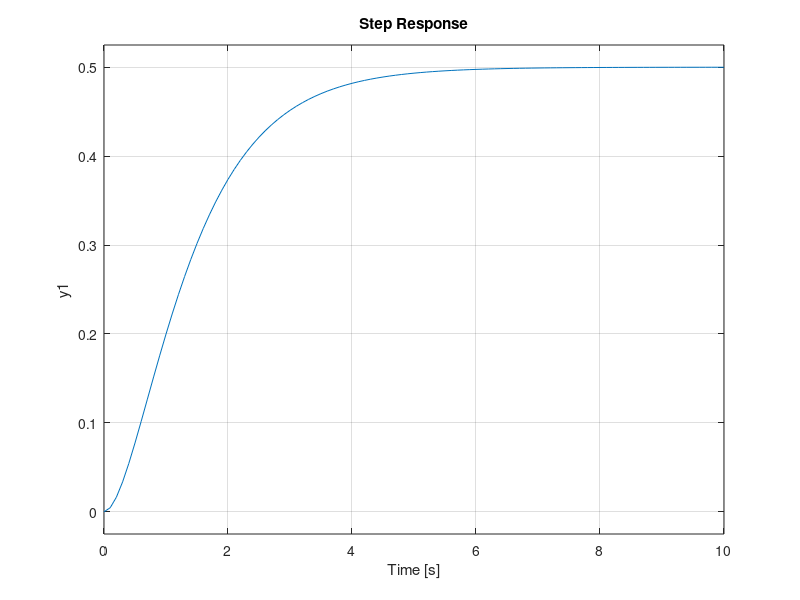
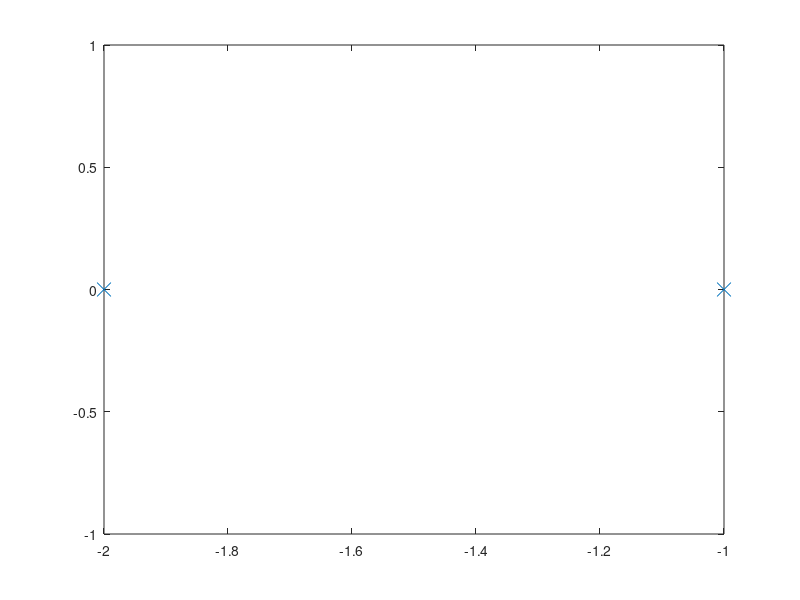
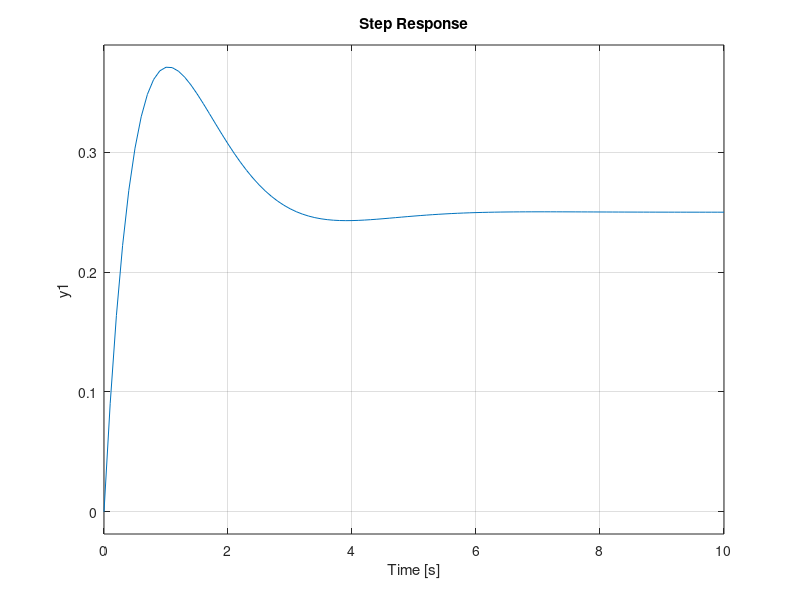
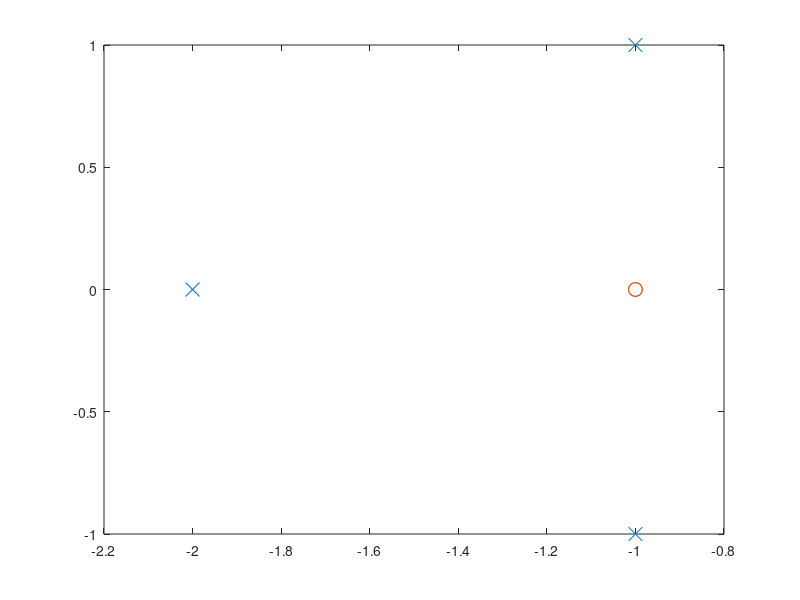

The MATLAB script that drew these images, in order:
clear all;clc;
close all;

pkg load control
num_2 = 1; %numerator
den_2 = [1, 3 , 2]; %denominator
G_2 = tf(num_2,den_2)
figure(1)
step(G_2, 10)
%By default, step chooses an end time that shows the steady state that the response is trending toward.
%This system has fast transients, however, which are obscured on this time scale.
%To get a closer look at the transient response, limit the step plot to t = 1 s.

%hold on
%fh = @(x) 5 - 5*exp(-200*x);
%fplot (fh, [0, 0.05]);
%hold off


Poles_2 = roots(den_2)
Zeros_2 = roots(num_2)

Pole_Real_2  = real(Poles_2)
Pole_Imag_2  = imag(Poles_2)
Zero_Real_2  = real(Zeros_2)
Zero_Imag_2  = imag(Zeros_2)

figure(2)
plot(Pole_Real_2, Pole_Imag_2, 'x', "markersize", 10)
hold on
plot(Zero_Real_2, Zero_Imag_2, 'o', "markersize", 10)
hold off

num_3 = [1 2 1]; %numerator
den_3 = [1, 4 , 6 , 4]; %denominator
G_3 = tf(num_3,den_3)
figure(3)
step(G_3, 10)

Poles_3 = roots(den_3)
Zeros_3 = roots(num_3)

Pole_Real_3  = real(Poles_3)
Pole_Imag_3  = imag(Poles_3)
Zero_Real_3  = real(Zeros_3)
Zero_Imag_3  = imag(Zeros_3)

figure(4)
plot(Pole_Real_3, Pole_Imag_3, 'x', "markersize", 10)
hold on
plot(Zero_Real_3, Zero_Imag_3, 'o', "markersize", 10)
hold off

%figure(2)
%ramp(G_2, 10)

